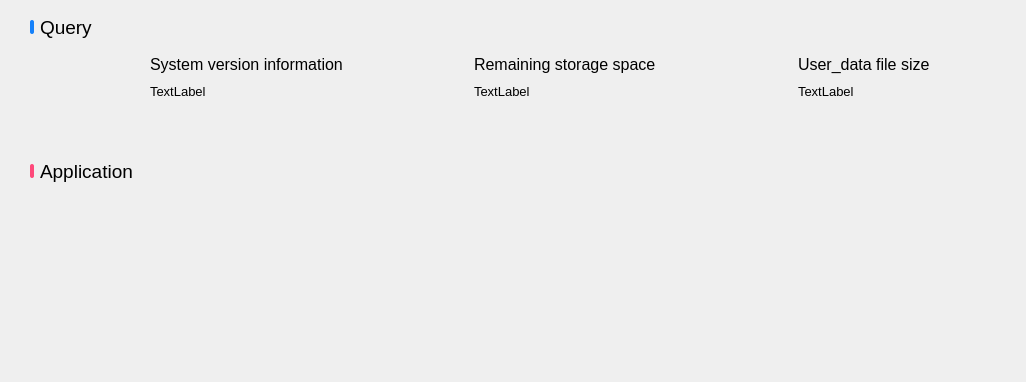
<?xml version="1.0" encoding="UTF-8"?>
<ui version="4.0">
 <class>MainWidget</class>
 <widget class="QWidget" name="MainWidget">
  <property name="geometry">
   <rect>
    <x>0</x>
    <y>0</y>
    <width>1026</width>
    <height>382</height>
   </rect>
  </property>
  <property name="windowTitle">
   <string>Yantool</string>
  </property>
  <layout class="QVBoxLayout" name="verticalLayout_4">
   <property name="leftMargin">
    <number>30</number>
   </property>
   <property name="rightMargin">
    <number>30</number>
   </property>
   <property name="bottomMargin">
    <number>69</number>
   </property>
   <item>
    <layout class="QHBoxLayout" name="horizontalLayout_6">
     <item>
      <widget class="QLabel" name="tip1">
       <property name="minimumSize">
        <size>
         <width>4</width>
         <height>14</height>
        </size>
       </property>
       <property name="maximumSize">
        <size>
         <width>4</width>
         <height>14</height>
        </size>
       </property>
       <property name="styleSheet">
        <string notr="true">background: #1581FA;
border-radius: 2px;
</string>
       </property>
      </widget>
     </item>
     <item>
      <widget class="QLabel" name="query">
       <property name="font">
        <font>
         <pointsize>14</pointsize>
        </font>
       </property>
       <property name="text">
        <string>Query</string>
       </property>
      </widget>
     </item>
    </layout>
   </item>
   <item>
    <widget class="QWidget" name="widget" native="true">
     <property name="minimumSize">
      <size>
       <width>0</width>
       <height>100</height>
      </size>
     </property>
     <property name="maximumSize">
      <size>
       <width>16777215</width>
       <height>100</height>
      </size>
     </property>
     <layout class="QHBoxLayout" name="horizontalLayout_4">
      <property name="leftMargin">
       <number>0</number>
      </property>
      <property name="topMargin">
       <number>0</number>
      </property>
      <property name="rightMargin">
       <number>0</number>
      </property>
      <property name="bottomMargin">
       <number>0</number>
      </property>
      <item>
       <layout class="QHBoxLayout" name="horizontalLayout">
        <property name="spacing">
         <number>20</number>
        </property>
        <item>
         <widget class="QLabel" name="versionIcon">
          <property name="minimumSize">
           <size>
            <width>100</width>
            <height>100</height>
           </size>
          </property>
          <property name="maximumSize">
           <size>
            <width>100</width>
            <height>100</height>
           </size>
          </property>
          <property name="pixmap">
           <pixmap resource="res.qrc">:/res/ic_version.png</pixmap>
          </property>
         </widget>
        </item>
        <item>
         <layout class="QVBoxLayout" name="verticalLayout">
          <property name="spacing">
           <number>10</number>
          </property>
          <property name="leftMargin">
           <number>0</number>
          </property>
          <property name="topMargin">
           <number>6</number>
          </property>
          <item>
           <widget class="QLabel" name="versionLabel">
            <property name="font">
             <font>
              <pointsize>12</pointsize>
             </font>
            </property>
            <property name="text">
             <string>System version information</string>
            </property>
            <property name="wordWrap">
             <bool>false</bool>
            </property>
           </widget>
          </item>
          <item>
           <widget class="QLabel" name="versionInfo">
            <property name="font">
             <font>
              <pointsize>10</pointsize>
             </font>
            </property>
            <property name="text">
             <string>TextLabel</string>
            </property>
           </widget>
          </item>
          <item>
           <spacer name="verticalSpacer">
            <property name="orientation">
             <enum>Qt::Vertical</enum>
            </property>
            <property name="sizeHint" stdset="0">
             <size>
              <width>20</width>
              <height>40</height>
             </size>
            </property>
           </spacer>
          </item>
         </layout>
        </item>
       </layout>
      </item>
      <item>
       <layout class="QHBoxLayout" name="horizontalLayout_2">
        <property name="spacing">
         <number>20</number>
        </property>
        <property name="leftMargin">
         <number>0</number>
        </property>
        <property name="topMargin">
         <number>0</number>
        </property>
        <item>
         <widget class="QLabel" name="spaceIcon">
          <property name="minimumSize">
           <size>
            <width>100</width>
            <height>100</height>
           </size>
          </property>
          <property name="maximumSize">
           <size>
            <width>100</width>
            <height>100</height>
           </size>
          </property>
          <property name="pixmap">
           <pixmap resource="res.qrc">:/res/ic_memory.png</pixmap>
          </property>
         </widget>
        </item>
        <item>
         <layout class="QVBoxLayout" name="verticalLayout_2">
          <property name="spacing">
           <number>10</number>
          </property>
          <property name="topMargin">
           <number>6</number>
          </property>
          <item>
           <widget class="QLabel" name="spaceLabel">
            <property name="font">
             <font>
              <pointsize>12</pointsize>
             </font>
            </property>
            <property name="text">
             <string>Remaining storage space</string>
            </property>
            <property name="wordWrap">
             <bool>true</bool>
            </property>
           </widget>
          </item>
          <item>
           <widget class="QLabel" name="availableSpace">
            <property name="font">
             <font>
              <pointsize>10</pointsize>
             </font>
            </property>
            <property name="text">
             <string>TextLabel</string>
            </property>
           </widget>
          </item>
          <item>
           <spacer name="verticalSpacer_2">
            <property name="orientation">
             <enum>Qt::Vertical</enum>
            </property>
            <property name="sizeHint" stdset="0">
             <size>
              <width>20</width>
              <height>40</height>
             </size>
            </property>
           </spacer>
          </item>
         </layout>
        </item>
       </layout>
      </item>
      <item>
       <layout class="QHBoxLayout" name="horizontalLayout_3">
        <property name="spacing">
         <number>20</number>
        </property>
        <property name="leftMargin">
         <number>0</number>
        </property>
        <property name="topMargin">
         <number>0</number>
        </property>
        <item>
         <widget class="QLabel" name="userDataIcon">
          <property name="minimumSize">
           <size>
            <width>100</width>
            <height>100</height>
           </size>
          </property>
          <property name="maximumSize">
           <size>
            <width>100</width>
            <height>100</height>
           </size>
          </property>
          <property name="pixmap">
           <pixmap resource="res.qrc">:/res/ic_user_date.png</pixmap>
          </property>
         </widget>
        </item>
        <item>
         <layout class="QVBoxLayout" name="verticalLayout_3">
          <property name="spacing">
           <number>10</number>
          </property>
          <property name="topMargin">
           <number>6</number>
          </property>
          <item>
           <widget class="QLabel" name="userDataLabel">
            <property name="font">
             <font>
              <pointsize>12</pointsize>
             </font>
            </property>
            <property name="text">
             <string>User_data file size</string>
            </property>
            <property name="wordWrap">
             <bool>true</bool>
            </property>
           </widget>
          </item>
          <item>
           <widget class="QLabel" name="userDataSize">
            <property name="font">
             <font>
              <pointsize>10</pointsize>
             </font>
            </property>
            <property name="text">
             <string>TextLabel</string>
            </property>
           </widget>
          </item>
          <item>
           <spacer name="verticalSpacer_3">
            <property name="orientation">
             <enum>Qt::Vertical</enum>
            </property>
            <property name="sizeHint" stdset="0">
             <size>
              <width>20</width>
              <height>40</height>
             </size>
            </property>
           </spacer>
          </item>
         </layout>
        </item>
       </layout>
      </item>
     </layout>
    </widget>
   </item>
   <item>
    <layout class="QHBoxLayout" name="horizontalLayout_5">
     <item>
      <widget class="QLabel" name="tip2">
       <property name="minimumSize">
        <size>
         <width>4</width>
         <height>14</height>
        </size>
       </property>
       <property name="maximumSize">
        <size>
         <width>4</width>
         <height>14</height>
        </size>
       </property>
       <property name="styleSheet">
        <string notr="true">background: #FE497A;
border-radius: 2px;
</string>
       </property>
      </widget>
     </item>
     <item>
      <widget class="QLabel" name="application">
       <property name="font">
        <font>
         <pointsize>14</pointsize>
        </font>
       </property>
       <property name="text">
        <string>Application</string>
       </property>
      </widget>
     </item>
    </layout>
   </item>
   <item>
    <layout class="QHBoxLayout" name="horizontalLayout_15">
     <property name="spacing">
      <number>35</number>
     </property>
     <item>
      <widget class="CustomButton" name="restoreBtn" native="true">
       <property name="minimumSize">
        <size>
         <width>298</width>
         <height>120</height>
        </size>
       </property>
       <property name="maximumSize">
        <size>
         <width>298</width>
         <height>120</height>
        </size>
       </property>
      </widget>
     </item>
     <item>
      <widget class="CustomButton" name="saveEnergyBtn" native="true">
       <property name="minimumSize">
        <size>
         <width>298</width>
         <height>120</height>
        </size>
       </property>
       <property name="maximumSize">
        <size>
         <width>298</width>
         <height>120</height>
        </size>
       </property>
      </widget>
     </item>
     <item>
      <widget class="CustomButton" name="uploadLogBtn" native="true">
       <property name="minimumSize">
        <size>
         <width>298</width>
         <height>120</height>
        </size>
       </property>
       <property name="maximumSize">
        <size>
         <width>298</width>
         <height>120</height>
        </size>
       </property>
      </widget>
     </item>
    </layout>
   </item>
  </layout>
 </widget>
 <customwidgets>
  <customwidget>
   <class>CustomButton</class>
   <extends>QWidget</extends>
   <header>custombutton.h</header>
   <container>1</container>
  </customwidget>
 </customwidgets>
 <resources>
  <include location="res.qrc"/>
 </resources>
 <connections/>
</ui>
